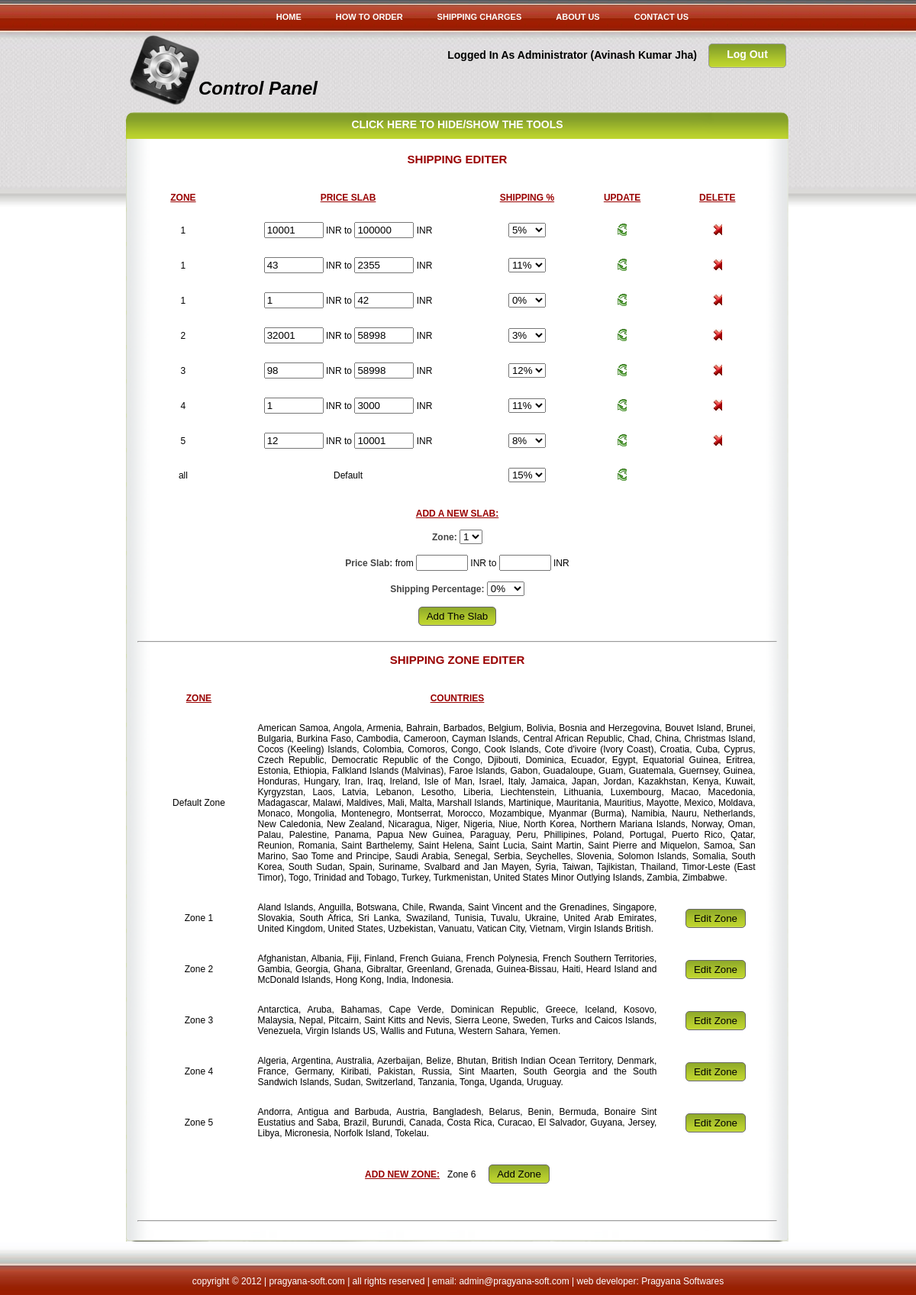
/admin/shipping.php (signed in), run on the app's committed database.
### tables this page shows
CREATE TABLE IF NOT EXISTS `shipping` (
  `slno` int(15) NOT NULL AUTO_INCREMENT,
  `zone` int(3) NOT NULL,
  `from` int(20) NOT NULL,
  `to` int(20) NOT NULL,
  `shipping` int(2) NOT NULL,
  PRIMARY KEY (`slno`)
);

CREATE TABLE IF NOT EXISTS `settings` (
  `function` varchar(20) NOT NULL,
  `value` int(2) NOT NULL DEFAULT '0',
  PRIMARY KEY (`function`)
);

### admin/shipping.php (the view, shortened to what this page needs)
<?php
	if(!isset($_SESSION['LogdUsrDet']))
	{
		header("Location: ../");
	}
	else if($_SESSION['LogdUsrDet'][0]=="GenUsr")
	{
		header("Location: ../");
	}
	else if($_SESSION['LogdUsrDet'][0]=="ContrlrAdmin")
	{
		include("admin-files/admin-top.php");
	?>
		<h4>Shipping Editer</h4>
<?php
$alert="";
?>
<?php
if((!isset($_POST['AddZone']))&&(!((isset($_POST['EditZone']))&&(isset($_POST['Zone'])))))
{
?>
<table align="center" width="98%" border="0" cellpadding="5" cellspacing="15">
	<tr style="text-transform:uppercase; color:#990000; text-decoration:underline; font-weight:bold;">
		<td width="10%">
			Zone
		</td>
		<td>
			Price Slab
		</td>
		<td width="15%">
			Shipping %
		</td>
		<td width="15%">
			Update
		</td>
		<td width="15%">
			Delete
		</td>
	</tr>
	<?php
	$result=mysql_query("SELECT * FROM `shipping` ORDER BY `zone`");
	while($row=mysql_fetch_array($result))
	{
	?>
	<tr>
	<form action="shipping.php" method="post">
		<td width="10%">
			<?php echo $row['zone'];?>
		</td>
		<td>
			<input type="text" name="From" value="<?php echo $row['from'];?>" style="width:70px;" /> INR to
			<input type="text" name="To" value="<?php echo $row['to'];?>" style="width:70px;" /> INR
		</td>
		<td width="15%">
			<select name="Shipping">
				<option value="<?php echo $row['shipping'];?>"><?php echo $row['shipping'];?>%</option>
			</select>
		</td>
		<td width="15%">
			<input type="submit" name="UpdtSlab" title="Update The Slab" value="" style="border:0; background-color:#FFFFFF; background-image:url(../img/update.png); background-repeat:no-repeat; cursor:pointer;" />
		</td>
	</form>
		<td width="15%">
		<form action="shipping.php" onsubmit="return ValidateDelete()" method="post">
			<input type="submit" name="DltSlab" title="Delete The Slab" value="" style="border:0; background-color:#FFFFFF; background-image:url(../img/remove.jpg); background-repeat:no-repeat; cursor:pointer;" />
		</form>
		</td>
	</tr>
	<?php
	}
	?>
	<form action="shipping.php" method="post">
	<tr>
		<td width="10%">
			all
		</td>
		<td>
			Default
		</td>
		<td width="15%">
			<select name="Shipping">
				<?php
				$result=mysql_query("SELECT `value` FROM `settings` WHERE `function`='default_shipping'");
				if($row=mysql_fetch_array($result))
				{
					$default=(int)$row['value'];
				}
				?>
				<option value="<?php echo $default;?>"><?php echo $default;?>%</option>
			</select>
		</td>
		<td width="15%">
			<input type="submit" name="DefaultShippingEdit" title="Update The Slab" value="" style="border:0; background-color:#FFFFFF; background-image:url(../img/update.png); background-repeat:no-repeat; cursor:pointer;" />
		</td>
		<td width="15%">
		</td>
	</tr>
	</form>
</table>
<br />
<form action="shipping.php" method="post">
	<label style="text-transform:uppercase; color:#990000; text-decoration:underline; font-weight:bold;">Add A New Slab:</label><br /><br />
	<label style="color:#444444; font-weight:bold;">Zone: </label>
	<select name="SlabZone">
	<?php
	for($i=1;$i<=5;$i++)
	{
	?>
		<option value="<?php echo $i;?>"><?php echo $i;?></option>
	<?php
	}
	?>
	</select><br /><br />
	<label style="color:#444444; font-weight:bold;">Price Slab: </label>
	from <input type="text" name="SlabFrom" value="<?php if(isset($_POST['SlabFrom']) && $alert!="The new slab has been added successfully."){echo $_POST['SlabFrom'];}?>" style="width:60px;" /> INR
	to <input type="text" name="SlabTo" value="<?php if(isset($_POST['SlabTo']) && $alert!="The new slab has been added successfully."){echo $_POST['SlabTo'];}?>" style="width:60px;" /> INR<br /><br />
	<label style="color:#444444; font-weight:bold;">Shipping Percentage: </label>
	<select name="SlabShipping">
	<?php
	for($i=0;$i<=60;$i++)
	{
	?>
		<option value="<?php echo $i;?>"><?php echo $i;?>%</option>
	<?php
	}
	?>
	</select><br />
	?><br />
	<input type="submit" name="AddSlab" style='border:#666666 solid 1px; border-radius:5px; padding:4px 10px 4px 10px; background-image:url(../img/product-bg1.png); background-repeat:no-repeat; background-position:bottom left; cursor:pointer;' value="Add The Slab" />
</form>
<br />
<hr />
<h4>Shipping Zone Editer</h4>
<table align="center" width="98%" border="0" cellpadding="5" cellspacing="15">
	<tr style="text-transform:uppercase; color:#990000; text-decoration:underline; font-weight:bold;">
		<td width="10%">
			Zone
		</td>
		<td>
			Countries
		</td>
		<td width="15%">
		</td>
	</tr>
		<?php
		$sql="SELECT MAX(`zone`) FROM `country`";
		$result=mysql_query($sql);
		if($row=mysql_fetch_array($result))
		{
			$zone=$row[0];
		}
		for($i=0;$i<=$zone;$i++)
		{
		?>
	<tr>
		<td width="15%">
			<?php if($i==0){echo "Default Zone";}else{echo "Zone ".$i;}?>
		</td>
		<td style="text-align:justify;"<?php if($i==0){?> colspan="2"<?php }?>>
			<?php
			$sql="SELECT `short_name` FROM `country` WHERE `zone`='".$i."'";
			$result=mysql_query($sql);
			$print="";
			while($row=mysql_fetch_array($result))
			{
				$print=$print.$row['short_name'].", ";
			}
			if($print=="")
			{
				echo "NO COUNTRY";
			}
			else
			{
				$print[(strlen($print))-2]=".";
				echo $print;
			}
			?>
		</td>
		<?php if($i!=0){?>
		<td width="15%">
			<form action="shipping.php" method="post">
				<input type="submit" name="EditZone" style='border:#666666 solid 1px; border-radius:5px; padding:4px 10px 4px 10px; background-image:url(../img/product-bg1.png); background-repeat:no-repeat; background-position:bottom left; cursor:pointer;' value="Edit Zone" />
			</form>
		</td>
		<?php }?>
	</tr>
		<?php
		}
		?>
</table>
<?php
if($print!="")
{
?>
<br />
<form action="shipping.php" method="post">
<label style="text-transform:uppercase; color:#990000; text-decoration:underline; font-weight:bold;">Add New Zone:</label>&nbsp;&nbsp; Zone <?php echo $zone+1;?> &nbsp;&nbsp;&nbsp;
<input type="submit" name="AddZone" style='border:#666666 solid 1px; border-radius:5px; padding:4px 10px 4px 10px; background-image:url(../img/product-bg1.png); background-repeat:no-repeat; background-position:bottom left; cursor:pointer;' value="Add Zone" />
</form>
<br />
<?php
}
?>
<br /><br />
<hr />
<?php
}
?>
<?php
		include("admin-files/admin-bottom.php");
	}
	?>

### admin/admin-files/admin-top.php (shortened to what this page needs)
<?php
$result=mysql_query("SELECT `name` FROM `admin` WHERE `admin`.`username`='".$_SESSION['LogdUsrDet'][1]."'");
if($row=mysql_fetch_array($result))
{
$AdminName=$row['name'];
}
else
{
header("Location: ../");
}
?>
<!DOCTYPE html PUBLIC "-//W3C//DTD XHTML 1.0 Transitional//EN" "http://www.w3.org/TR/xhtml1/DTD/xhtml1-transitional.dtd">
<html xmlns="http://www.w3.org/1999/xhtml">
<head>
<link rel="stylesheet" href="admin-files/admin.css" />
</head>
<body>
	<div id="menu">
		<div class="red">
			<div id="slatenav">
				<ul>
					<li><a href="../index.php" title="Home">Home</a></li>
					<li><a href="../how-to-order.php" title="How to Order">How to Order</a></li>
					<li><a href="../shipping-charges.php" title="Shipping Charges">Shipping Charges</a></li>
					<li><a href="../about-us.php" title="About Us">About Us</a></li>
					<li><a href="../contact-us.php" title="Contact Us">Contact Us</a></li>
				</ul>
			</div>
		</div>
	</div>
	<div id="wraper" style="min-height:550px;">
		<div id="head">
			<a href="../logout.php">Log Out</a>
			<h1 style="float:right; margin:17px 15px 0 0; padding-top:5px; text-align:center; font-size:14px;">Logged In As Administrator (<?php echo $AdminName;?>)</h1>
			<h1 style="margin:0; padding:60px 0 0 110px; font-style:italic; font:'Times New Roman', Times, serif; font-size:24px;">Control Panel</h1>
		</div>
		<div id="main-content">
			<div id="main-content-top">
				<h3>click here to hide/show the tools</h3>
			</div>
			<div id="main-content-mid">
				<div id="main-content-mid-right">

### admin/admin-files/admin.css (style rules this page uses)
body { margin:6px 0 0 0; padding:0; text-align:center; overflow-x:hidden; background-image:url(body.jpg); background-repeat:repeat-x; font-family:Verdana, Arial, Helvetica, sans-serif; font-size:12px; }
#wraper { width:900px; margin-left:auto; margin-right:auto; text-align:left; }
#menu { height:36px; margin-top:0px; background-image:url(../../img/menu-bg.jpg); background-repeat:repeat-x; }
.red #slatenav { position:relative;display:block;height:34px;font-size:11px;font-weight:bold;background:transparent url(../../img/menu-bg.jpg) repeat-x top left;text-transform:uppercase; width:650px; margin:auto; }
.red #slatenav ul { margin:0px;padding:0;list-style-type:none;width:auto; float:right; }
.red #slatenav ul li { display:block;float:left;margin:0 1px 0 0; }
.red #slatenav ul li a { display:block;float:left;color:#FFFFFF;text-decoration:none;padding:10px 22px 0 22px;height:24px; }
#head { height:100px; background-image:url(cp.png); background-repeat:no-repeat; background-position:15px 0px; }
#head a { float:right; margin:15px 20px 0 0; height:25px; width:100px; padding-top:5px; text-align:center; border:#999999 solid 1px; border-radius:5px; text-decoration:none; font-size:14px; font-weight:bold; color:#FFFFFF; background-color:#00CC33; background-image:url(../../img/product-bg1.png); background-repeat:no-repeat; background-position:bottom left; }
#main-content { width:868px; padding-left:15px; margin-top:5px; }
#main-content #main-content-top { background-image:url(../../img/product-bg1.png); background-repeat:no-repeat; background-position:0px 0px; height:35px; border-top-left-radius:10px; border-top-right-radius:10px; }
#main-content #main-content-top h3 { margin:0; text-align:center; padding-top:8px; font-size:14px; cursor:pointer; color:#FFFFFF; text-transform:uppercase; }
#main-content #main-content-mid { min-height:400px; margin-bottom:-20px;background-image:url(../../img/product-bg2.png); background-repeat:repeat-y; background-position:0px 0px; padding-top:10px; font:Verdana, Arial, Helvetica, sans-serif; }
#main-content #main-content-mid #main-content-mid-right h4 { margin:0 0 15px 0; text-align:center; padding-top:8px; color:#990000; text-transform:uppercase; font-size:15px; }
#main-content #main-content-mid #main-content-mid-right { width:838px; padding:0 0 25px 15px; z-index:0; text-align:center; }

### data on the page
shipping: zone "1", From "10001", To "100000", Shipping "5%"
shipping: zone "1", From "43", To "2355", Shipping "11%"
shipping: zone "1", From "1", To "42", Shipping "0%"
shipping: zone "2", From "32001", To "58998", Shipping "3%"
shipping: zone "3", From "98", To "58998", Shipping "12%"
shipping: zone "4", From "1", To "3000", Shipping "11%"
shipping: zone "5", From "12", To "10001", Shipping "8%"
settings: Shipping "15%"

### other printed values
$AdminName "Avinash Kumar Jha"
$zone+1 "6"
form field SlabZone "1"
form field SlabShipping "0%"
